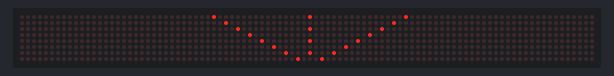
Simulated run of this program. Board: Raspberry Pi Pico running MicroPython. Parts: 96×8 LED matrix. Random numbers come from a fixed seed; library files of the repository ran but are not shown: max7219.py.

Above: at 0.08 s.
At 2.79 s:
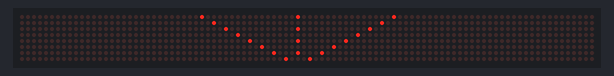
At 5.5 s:
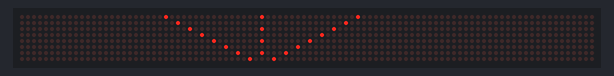
At 10.92 s:
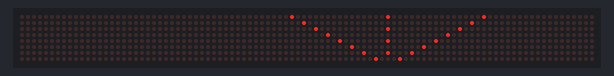
At 16.46 s:
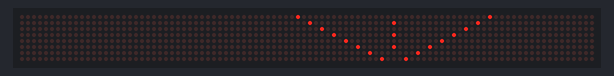
At 21.87 s:
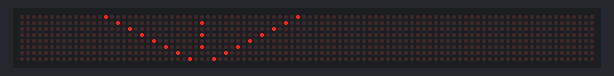

The program:

pole_position.py
```python
'''
Status: Not woking

Date: 2025-03-09

References:
https://www.reddit.com/r/homelab/comments/1iboomc/i_spent_a_few_days_designing_a_1u_bar_of_leds/?share_id=6Zg07iPYEONgRl4184CpN&utm_medium=ios_app&utm_name=iossmf&utm_source=share&utm_term=4
https://microcontrollerslab.com/max7219-led-dot-matrix-display-raspberry-pi-pico/
https://github.com/mcauser/micropython-max7219

MAX7219 Module	->	Pico
VCC	->	VBUS (5V)
GND	->	GND
DIN	->	GP3 (SPI0_TX)
CS	->	GP5 (SPI0_CSN)
CLK	->	GP2 (SPI0_SCK)

'''

# pole_position.py

from machine import Pin, SPI
import max7219
import time
import random

# 🔧 CONFIGURATION SETTINGS 🔧
num_max_modules = 12   # Number of MAX7219 modules in a row
speed = 0.1            # Speed of the animation (lower = faster)
brightness = 0         # Brightness level (0-15)
curve_intensity = 1    # How sharply the road curves (higher = more aggressive turns)
lane_divider_spacing = 2  # Spacing between dashed lines

# 🔌 INITIALIZE DISPLAY 🔌
spi = SPI(0, sck=Pin(2), mosi=Pin(3))
cs = Pin(5, Pin.OUT)
display = max7219.Matrix8x8(spi, cs, num_max_modules)

# 🔥 Set brightness
display.brightness(brightness)

# Screen dimensions
width = num_max_modules * 8  # Total width of the display
height = 8  # MAX7219 is always 8 pixels tall

# 🌄 ROAD VARIABLES 🌄
road_center = width // 2  # Road center position
road_width = width // 3  # Base width of the road at the bottom
curve_direction = random.choice([-1, 1])  # -1 (left), 1 (right)
curve_timer = 0  # Determines when to change curves
max_curve_shift = width // 4  # Max left/right movement

lane_divider_offset = 0  # Controls the movement of the dashed lines

def draw_road():
    """Draws a road with correct perspective: wide at the bottom, narrow at the top."""
    display.fill(0)  # Clear screen

    for y in range(height):
        perspective = y * 2  # Road gets narrower higher up

        left_road = max(road_center - (road_width // 2) + perspective, 0)
        right_road = min(road_center + (road_width // 2) - perspective, width - 1)
        center_road = road_center  # Center lane moves with road

        # Draw road edges
        if 0 <= left_road < width:
            display.pixel(left_road, y, 1)
        if 0 <= right_road < width:
            display.pixel(right_road, y, 1)

        # Draw dashed center lane
        if y % 2 == (lane_divider_offset % 2):  # Makes it dashed
            if left_road + 2 < center_road < right_road - 2:  # Keep it within the road
                display.pixel(center_road, y, 1)

def update_road():
    """Moves the road left or right and updates lane dividers."""
    global road_center, curve_direction, curve_timer, lane_divider_offset

    # Change curve direction randomly over time
    curve_timer += 1
    if curve_timer > random.randint(10, 20):  # Change direction randomly
        curve_timer = 0
        curve_direction = random.choice([-1, 1])  # Left or right turn

    # Shift the road position
    road_center += curve_direction * curve_intensity

    # Keep the road within boundaries
    if road_center < max_curve_shift:
        road_center = max_curve_shift
        curve_direction = 1
    elif road_center > width - max_curve_shift:
        road_center = width - max_curve_shift
        curve_direction = -1

    # Move the lane dividers for a moving effect
    lane_divider_offset = (lane_divider_offset + 1) % lane_divider_spacing

# ⏳ GAME LOOP ⏳
while True:
    draw_road()
    update_road()
    display.show()
    time.sleep(speed)
```
